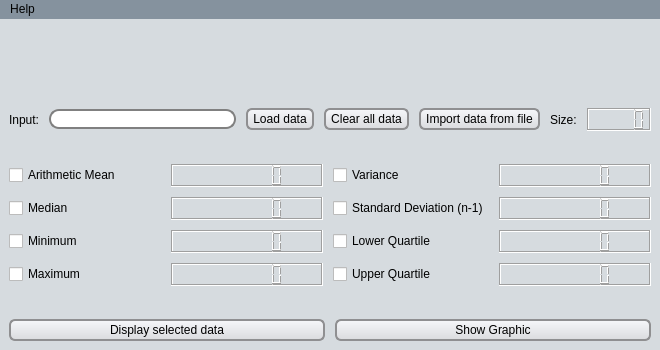
<?xml version="1.0" encoding="UTF-8"?>
<ui version="4.0">
 <class>MainWindow</class>
 <widget class="QMainWindow" name="MainWindow">
  <property name="windowModality">
   <enum>Qt::WindowModal</enum>
  </property>
  <property name="geometry">
   <rect>
    <x>0</x>
    <y>0</y>
    <width>660</width>
    <height>350</height>
   </rect>
  </property>
  <property name="sizePolicy">
   <sizepolicy hsizetype="Fixed" vsizetype="Fixed">
    <horstretch>0</horstretch>
    <verstretch>0</verstretch>
   </sizepolicy>
  </property>
  <property name="minimumSize">
   <size>
    <width>660</width>
    <height>350</height>
   </size>
  </property>
  <property name="maximumSize">
   <size>
    <width>660</width>
    <height>350</height>
   </size>
  </property>
  <property name="palette">
   <palette>
    <active>
     <colorrole role="WindowText">
      <brush brushstyle="SolidPattern">
       <color alpha="255">
        <red>0</red>
        <green>0</green>
        <blue>0</blue>
       </color>
      </brush>
     </colorrole>
     <colorrole role="Button">
      <brush brushstyle="SolidPattern">
       <color alpha="255">
        <red>214</red>
        <green>219</green>
        <blue>223</blue>
       </color>
      </brush>
     </colorrole>
     <colorrole role="Light">
      <brush brushstyle="SolidPattern">
       <color alpha="255">
        <red>255</red>
        <green>255</green>
        <blue>255</blue>
       </color>
      </brush>
     </colorrole>
     <colorrole role="Midlight">
      <brush brushstyle="SolidPattern">
       <color alpha="255">
        <red>223</red>
        <green>223</green>
        <blue>221</blue>
       </color>
      </brush>
     </colorrole>
     <colorrole role="Dark">
      <brush brushstyle="SolidPattern">
       <color alpha="255">
        <red>96</red>
        <green>96</green>
        <blue>94</blue>
       </color>
      </brush>
     </colorrole>
     <colorrole role="Mid">
      <brush brushstyle="SolidPattern">
       <color alpha="255">
        <red>128</red>
        <green>127</green>
        <blue>125</blue>
       </color>
      </brush>
     </colorrole>
     <colorrole role="Text">
      <brush brushstyle="SolidPattern">
       <color alpha="255">
        <red>0</red>
        <green>0</green>
        <blue>0</blue>
       </color>
      </brush>
     </colorrole>
     <colorrole role="BrightText">
      <brush brushstyle="SolidPattern">
       <color alpha="255">
        <red>255</red>
        <green>255</green>
        <blue>255</blue>
       </color>
      </brush>
     </colorrole>
     <colorrole role="ButtonText">
      <brush brushstyle="SolidPattern">
       <color alpha="255">
        <red>0</red>
        <green>0</green>
        <blue>0</blue>
       </color>
      </brush>
     </colorrole>
     <colorrole role="Base">
      <brush brushstyle="SolidPattern">
       <color alpha="255">
        <red>214</red>
        <green>219</green>
        <blue>223</blue>
       </color>
      </brush>
     </colorrole>
     <colorrole role="Window">
      <brush brushstyle="SolidPattern">
       <color alpha="255">
        <red>214</red>
        <green>219</green>
        <blue>223</blue>
       </color>
      </brush>
     </colorrole>
     <colorrole role="Shadow">
      <brush brushstyle="SolidPattern">
       <color alpha="255">
        <red>0</red>
        <green>0</green>
        <blue>0</blue>
       </color>
      </brush>
     </colorrole>
     <colorrole role="AlternateBase">
      <brush brushstyle="SolidPattern">
       <color alpha="255">
        <red>223</red>
        <green>223</green>
        <blue>221</blue>
       </color>
      </brush>
     </colorrole>
     <colorrole role="ToolTipBase">
      <brush brushstyle="SolidPattern">
       <color alpha="255">
        <red>255</red>
        <green>255</green>
        <blue>220</blue>
       </color>
      </brush>
     </colorrole>
     <colorrole role="ToolTipText">
      <brush brushstyle="SolidPattern">
       <color alpha="255">
        <red>0</red>
        <green>0</green>
        <blue>0</blue>
       </color>
      </brush>
     </colorrole>
     <colorrole role="PlaceholderText">
      <brush brushstyle="SolidPattern">
       <color alpha="128">
        <red>0</red>
        <green>0</green>
        <blue>0</blue>
       </color>
      </brush>
     </colorrole>
    </active>
    <inactive>
     <colorrole role="WindowText">
      <brush brushstyle="SolidPattern">
       <color alpha="255">
        <red>0</red>
        <green>0</green>
        <blue>0</blue>
       </color>
      </brush>
     </colorrole>
     <colorrole role="Button">
      <brush brushstyle="SolidPattern">
       <color alpha="255">
        <red>214</red>
        <green>219</green>
        <blue>223</blue>
       </color>
      </brush>
     </colorrole>
     <colorrole role="Light">
      <brush brushstyle="SolidPattern">
       <color alpha="255">
        <red>255</red>
        <green>255</green>
        <blue>255</blue>
       </color>
      </brush>
     </colorrole>
     <colorrole role="Midlight">
      <brush brushstyle="SolidPattern">
       <color alpha="255">
        <red>223</red>
        <green>223</green>
        <blue>221</blue>
       </color>
      </brush>
     </colorrole>
     <colorrole role="Dark">
      <brush brushstyle="SolidPattern">
       <color alpha="255">
        <red>96</red>
        <green>96</green>
        <blue>94</blue>
       </color>
      </brush>
     </colorrole>
     <colorrole role="Mid">
      <brush brushstyle="SolidPattern">
       <color alpha="255">
        <red>128</red>
        <green>127</green>
        <blue>125</blue>
       </color>
      </brush>
     </colorrole>
     <colorrole role="Text">
      <brush brushstyle="SolidPattern">
       <color alpha="255">
        <red>0</red>
        <green>0</green>
        <blue>0</blue>
       </color>
      </brush>
     </colorrole>
     <colorrole role="BrightText">
      <brush brushstyle="SolidPattern">
       <color alpha="255">
        <red>255</red>
        <green>255</green>
        <blue>255</blue>
       </color>
      </brush>
     </colorrole>
     <colorrole role="ButtonText">
      <brush brushstyle="SolidPattern">
       <color alpha="255">
        <red>0</red>
        <green>0</green>
        <blue>0</blue>
       </color>
      </brush>
     </colorrole>
     <colorrole role="Base">
      <brush brushstyle="SolidPattern">
       <color alpha="255">
        <red>214</red>
        <green>219</green>
        <blue>223</blue>
       </color>
      </brush>
     </colorrole>
     <colorrole role="Window">
      <brush brushstyle="SolidPattern">
       <color alpha="255">
        <red>214</red>
        <green>219</green>
        <blue>223</blue>
       </color>
      </brush>
     </colorrole>
     <colorrole role="Shadow">
      <brush brushstyle="SolidPattern">
       <color alpha="255">
        <red>0</red>
        <green>0</green>
        <blue>0</blue>
       </color>
      </brush>
     </colorrole>
     <colorrole role="AlternateBase">
      <brush brushstyle="SolidPattern">
       <color alpha="255">
        <red>223</red>
        <green>223</green>
        <blue>221</blue>
       </color>
      </brush>
     </colorrole>
     <colorrole role="ToolTipBase">
      <brush brushstyle="SolidPattern">
       <color alpha="255">
        <red>255</red>
        <green>255</green>
        <blue>220</blue>
       </color>
      </brush>
     </colorrole>
     <colorrole role="ToolTipText">
      <brush brushstyle="SolidPattern">
       <color alpha="255">
        <red>0</red>
        <green>0</green>
        <blue>0</blue>
       </color>
      </brush>
     </colorrole>
     <colorrole role="PlaceholderText">
      <brush brushstyle="SolidPattern">
       <color alpha="128">
        <red>0</red>
        <green>0</green>
        <blue>0</blue>
       </color>
      </brush>
     </colorrole>
    </inactive>
    <disabled>
     <colorrole role="WindowText">
      <brush brushstyle="SolidPattern">
       <color alpha="255">
        <red>96</red>
        <green>96</green>
        <blue>94</blue>
       </color>
      </brush>
     </colorrole>
     <colorrole role="Button">
      <brush brushstyle="SolidPattern">
       <color alpha="255">
        <red>214</red>
        <green>219</green>
        <blue>223</blue>
       </color>
      </brush>
     </colorrole>
     <colorrole role="Light">
      <brush brushstyle="SolidPattern">
       <color alpha="255">
        <red>255</red>
        <green>255</green>
        <blue>255</blue>
       </color>
      </brush>
     </colorrole>
     <colorrole role="Midlight">
      <brush brushstyle="SolidPattern">
       <color alpha="255">
        <red>223</red>
        <green>223</green>
        <blue>221</blue>
       </color>
      </brush>
     </colorrole>
     <colorrole role="Dark">
      <brush brushstyle="SolidPattern">
       <color alpha="255">
        <red>96</red>
        <green>96</green>
        <blue>94</blue>
       </color>
      </brush>
     </colorrole>
     <colorrole role="Mid">
      <brush brushstyle="SolidPattern">
       <color alpha="255">
        <red>128</red>
        <green>127</green>
        <blue>125</blue>
       </color>
      </brush>
     </colorrole>
     <colorrole role="Text">
      <brush brushstyle="SolidPattern">
       <color alpha="255">
        <red>96</red>
        <green>96</green>
        <blue>94</blue>
       </color>
      </brush>
     </colorrole>
     <colorrole role="BrightText">
      <brush brushstyle="SolidPattern">
       <color alpha="255">
        <red>255</red>
        <green>255</green>
        <blue>255</blue>
       </color>
      </brush>
     </colorrole>
     <colorrole role="ButtonText">
      <brush brushstyle="SolidPattern">
       <color alpha="255">
        <red>96</red>
        <green>96</green>
        <blue>94</blue>
       </color>
      </brush>
     </colorrole>
     <colorrole role="Base">
      <brush brushstyle="SolidPattern">
       <color alpha="255">
        <red>214</red>
        <green>219</green>
        <blue>223</blue>
       </color>
      </brush>
     </colorrole>
     <colorrole role="Window">
      <brush brushstyle="SolidPattern">
       <color alpha="255">
        <red>214</red>
        <green>219</green>
        <blue>223</blue>
       </color>
      </brush>
     </colorrole>
     <colorrole role="Shadow">
      <brush brushstyle="SolidPattern">
       <color alpha="255">
        <red>0</red>
        <green>0</green>
        <blue>0</blue>
       </color>
      </brush>
     </colorrole>
     <colorrole role="AlternateBase">
      <brush brushstyle="SolidPattern">
       <color alpha="255">
        <red>192</red>
        <green>191</green>
        <blue>188</blue>
       </color>
      </brush>
     </colorrole>
     <colorrole role="ToolTipBase">
      <brush brushstyle="SolidPattern">
       <color alpha="255">
        <red>255</red>
        <green>255</green>
        <blue>220</blue>
       </color>
      </brush>
     </colorrole>
     <colorrole role="ToolTipText">
      <brush brushstyle="SolidPattern">
       <color alpha="255">
        <red>0</red>
        <green>0</green>
        <blue>0</blue>
       </color>
      </brush>
     </colorrole>
     <colorrole role="PlaceholderText">
      <brush brushstyle="SolidPattern">
       <color alpha="128">
        <red>0</red>
        <green>0</green>
        <blue>0</blue>
       </color>
      </brush>
     </colorrole>
    </disabled>
   </palette>
  </property>
  <property name="font">
   <font>
    <pointsize>12</pointsize>
   </font>
  </property>
  <property name="windowTitle">
   <string>Statistics Calculator</string>
  </property>
  <property name="windowIcon">
   <iconset resource="resources.qrc">
    <normaloff>:/images/calculator_icon.png</normaloff>:/images/calculator_icon.png</iconset>
  </property>
  <property name="styleSheet">
   <string notr="true">QMainWindow {
	background: #D6DBDF;
}

QMenuBar {
	background: #85929E;
}

QPushButton {
	border: 2px solid #8f8f91;
	border-radius: 6px;
	background-color: qlineargradient(x1: 0, y1: 0, x2: 0, y2: 1, stop: 0 #f6f7fa, stop: 1 #dadbde);
	padding-left: 5px;
	padding-right: 5px;
	padding-top: 2px;
	padding-bottom: 2px;
}

QPushButton:pressed {
	background-color: #85929E;
}

QLineEdit {
    border: 2px solid gray;
    border-radius: 10px;
    padding: 0 8px;
    background: white;
    selection-background-color: darkgray;
}
</string>
  </property>
  <widget class="QWidget" name="centralwidget">
   <layout class="QVBoxLayout" name="verticalLayout_4">
    <item>
     <layout class="QVBoxLayout" name="verticalLayout_3">
      <property name="spacing">
       <number>10</number>
      </property>
      <item>
       <widget class="QLabel" name="title_label">
        <property name="sizePolicy">
         <sizepolicy hsizetype="Preferred" vsizetype="Preferred">
          <horstretch>0</horstretch>
          <verstretch>0</verstretch>
         </sizepolicy>
        </property>
        <property name="font">
         <font>
          <family>Jomolhari</family>
          <pointsize>36</pointsize>
          <weight>75</weight>
          <italic>false</italic>
          <bold>true</bold>
         </font>
        </property>
        <property name="text">
         <string/>
        </property>
        <property name="pixmap">
         <pixmap resource="resources.qrc">:/images/statistic_calculator_title.png</pixmap>
        </property>
        <property name="scaledContents">
         <bool>true</bool>
        </property>
        <property name="alignment">
         <set>Qt::AlignCenter</set>
        </property>
       </widget>
      </item>
      <item>
       <spacer name="verticalSpacer">
        <property name="orientation">
         <enum>Qt::Vertical</enum>
        </property>
        <property name="sizeHint" stdset="0">
         <size>
          <width>20</width>
          <height>40</height>
         </size>
        </property>
       </spacer>
      </item>
      <item>
       <layout class="QVBoxLayout" name="verticalLayout_2">
        <item>
         <layout class="QHBoxLayout" name="horizontalLayout">
          <item>
           <widget class="QLabel" name="input_label">
            <property name="text">
             <string>Input:</string>
            </property>
           </widget>
          </item>
          <item>
           <widget class="QLineEdit" name="input_lineEdit"/>
          </item>
          <item>
           <widget class="QPushButton" name="saveData_button">
            <property name="text">
             <string>Load data</string>
            </property>
            <property name="autoDefault">
             <bool>true</bool>
            </property>
            <property name="default">
             <bool>false</bool>
            </property>
           </widget>
          </item>
          <item>
           <widget class="QPushButton" name="clearData_button">
            <property name="text">
             <string>Clear all data</string>
            </property>
            <property name="autoDefault">
             <bool>true</bool>
            </property>
            <property name="default">
             <bool>false</bool>
            </property>
           </widget>
          </item>
          <item>
           <widget class="QPushButton" name="importData_button">
            <property name="whatsThis">
             <string>&lt;html&gt;&lt;head/&gt;&lt;body&gt;&lt;p&gt;&lt;br/&gt;&lt;/p&gt;&lt;/body&gt;&lt;/html&gt;</string>
            </property>
            <property name="text">
             <string>Import data from file</string>
            </property>
           </widget>
          </item>
          <item>
           <widget class="QLabel" name="count_label">
            <property name="text">
             <string>Size:</string>
            </property>
           </widget>
          </item>
          <item>
           <widget class="QLCDNumber" name="countDisplay_lcd">
            <property name="frameShape">
             <enum>QFrame::Box</enum>
            </property>
            <property name="frameShadow">
             <enum>QFrame::Sunken</enum>
            </property>
            <property name="lineWidth">
             <number>1</number>
            </property>
            <property name="mode">
             <enum>QLCDNumber::Oct</enum>
            </property>
           </widget>
          </item>
         </layout>
        </item>
        <item>
         <spacer name="verticalSpacer_2">
          <property name="orientation">
           <enum>Qt::Vertical</enum>
          </property>
          <property name="sizeHint" stdset="0">
           <size>
            <width>20</width>
            <height>40</height>
           </size>
          </property>
         </spacer>
        </item>
        <item>
         <layout class="QVBoxLayout" name="verticalLayout">
          <item>
           <layout class="QGridLayout" name="gridLayout">
            <item row="0" column="0">
             <widget class="QCheckBox" name="arithmeticMean_checkBox">
              <property name="text">
               <string>Arithmetic Mean</string>
              </property>
             </widget>
            </item>
            <item row="0" column="1">
             <widget class="QLCDNumber" name="arithmeticMean_lcd">
              <property name="frameShadow">
               <enum>QFrame::Sunken</enum>
              </property>
              <property name="digitCount">
               <number>7</number>
              </property>
             </widget>
            </item>
            <item row="0" column="2">
             <widget class="QCheckBox" name="variance_checkBox">
              <property name="text">
               <string>Variance</string>
              </property>
             </widget>
            </item>
            <item row="0" column="3">
             <widget class="QLCDNumber" name="variance_lcd">
              <property name="frameShadow">
               <enum>QFrame::Sunken</enum>
              </property>
              <property name="digitCount">
               <number>7</number>
              </property>
             </widget>
            </item>
            <item row="1" column="0">
             <widget class="QCheckBox" name="median_checkBox">
              <property name="text">
               <string>Median</string>
              </property>
             </widget>
            </item>
            <item row="1" column="1">
             <widget class="QLCDNumber" name="median_lcd">
              <property name="frameShadow">
               <enum>QFrame::Sunken</enum>
              </property>
              <property name="digitCount">
               <number>7</number>
              </property>
             </widget>
            </item>
            <item row="1" column="2">
             <widget class="QCheckBox" name="standardDeviation_checkBox">
              <property name="text">
               <string>Standard Deviation (n-1)</string>
              </property>
             </widget>
            </item>
            <item row="1" column="3">
             <widget class="QLCDNumber" name="standardDeviation_lcd">
              <property name="frameShadow">
               <enum>QFrame::Sunken</enum>
              </property>
              <property name="digitCount">
               <number>7</number>
              </property>
             </widget>
            </item>
            <item row="2" column="0">
             <widget class="QCheckBox" name="minimum_checkBox">
              <property name="text">
               <string>Minimum</string>
              </property>
             </widget>
            </item>
            <item row="2" column="1">
             <widget class="QLCDNumber" name="minimum_lcd">
              <property name="frameShadow">
               <enum>QFrame::Sunken</enum>
              </property>
              <property name="digitCount">
               <number>7</number>
              </property>
             </widget>
            </item>
            <item row="2" column="2">
             <widget class="QCheckBox" name="lowerQuartile_checkBox">
              <property name="text">
               <string>Lower Quartile</string>
              </property>
             </widget>
            </item>
            <item row="2" column="3">
             <widget class="QLCDNumber" name="lowerQuartile_lcd">
              <property name="frameShadow">
               <enum>QFrame::Sunken</enum>
              </property>
              <property name="digitCount">
               <number>7</number>
              </property>
             </widget>
            </item>
            <item row="3" column="0">
             <widget class="QCheckBox" name="maximum_checkBox">
              <property name="text">
               <string>Maximum</string>
              </property>
             </widget>
            </item>
            <item row="3" column="1">
             <widget class="QLCDNumber" name="maximum_lcd">
              <property name="frameShadow">
               <enum>QFrame::Sunken</enum>
              </property>
              <property name="digitCount">
               <number>7</number>
              </property>
             </widget>
            </item>
            <item row="3" column="2">
             <widget class="QCheckBox" name="upperQuartile_checkBox">
              <property name="text">
               <string>Upper Quartile</string>
              </property>
             </widget>
            </item>
            <item row="3" column="3">
             <widget class="QLCDNumber" name="upperQuartile_lcd">
              <property name="frameShadow">
               <enum>QFrame::Sunken</enum>
              </property>
              <property name="digitCount">
               <number>7</number>
              </property>
             </widget>
            </item>
           </layout>
          </item>
          <item>
           <spacer name="verticalSpacer_3">
            <property name="orientation">
             <enum>Qt::Vertical</enum>
            </property>
            <property name="sizeHint" stdset="0">
             <size>
              <width>20</width>
              <height>40</height>
             </size>
            </property>
           </spacer>
          </item>
          <item>
           <layout class="QHBoxLayout" name="horizontalLayout_2">
            <item>
             <widget class="QPushButton" name="displayData_button">
              <property name="text">
               <string>Display selected data</string>
              </property>
              <property name="autoDefault">
               <bool>true</bool>
              </property>
              <property name="default">
               <bool>false</bool>
              </property>
             </widget>
            </item>
            <item>
             <widget class="QPushButton" name="showGraphic_button">
              <property name="text">
               <string>Show Graphic</string>
              </property>
              <property name="autoDefault">
               <bool>true</bool>
              </property>
              <property name="default">
               <bool>false</bool>
              </property>
             </widget>
            </item>
           </layout>
          </item>
         </layout>
        </item>
       </layout>
      </item>
     </layout>
    </item>
   </layout>
  </widget>
  <widget class="QMenuBar" name="menubar">
   <property name="geometry">
    <rect>
     <x>0</x>
     <y>0</y>
     <width>660</width>
     <height>24</height>
    </rect>
   </property>
   <widget class="QMenu" name="menuAbout">
    <property name="title">
     <string>Help</string>
    </property>
    <addaction name="actionAbout"/>
   </widget>
   <addaction name="menuAbout"/>
  </widget>
  <action name="actionAbout">
   <property name="text">
    <string>About</string>
   </property>
  </action>
 </widget>
 <tabstops>
  <tabstop>input_lineEdit</tabstop>
  <tabstop>saveData_button</tabstop>
  <tabstop>clearData_button</tabstop>
  <tabstop>arithmeticMean_checkBox</tabstop>
  <tabstop>median_checkBox</tabstop>
  <tabstop>minimum_checkBox</tabstop>
  <tabstop>maximum_checkBox</tabstop>
  <tabstop>variance_checkBox</tabstop>
  <tabstop>standardDeviation_checkBox</tabstop>
  <tabstop>lowerQuartile_checkBox</tabstop>
  <tabstop>upperQuartile_checkBox</tabstop>
  <tabstop>displayData_button</tabstop>
  <tabstop>showGraphic_button</tabstop>
 </tabstops>
 <resources>
  <include location="resources.qrc"/>
 </resources>
 <connections/>
</ui>
